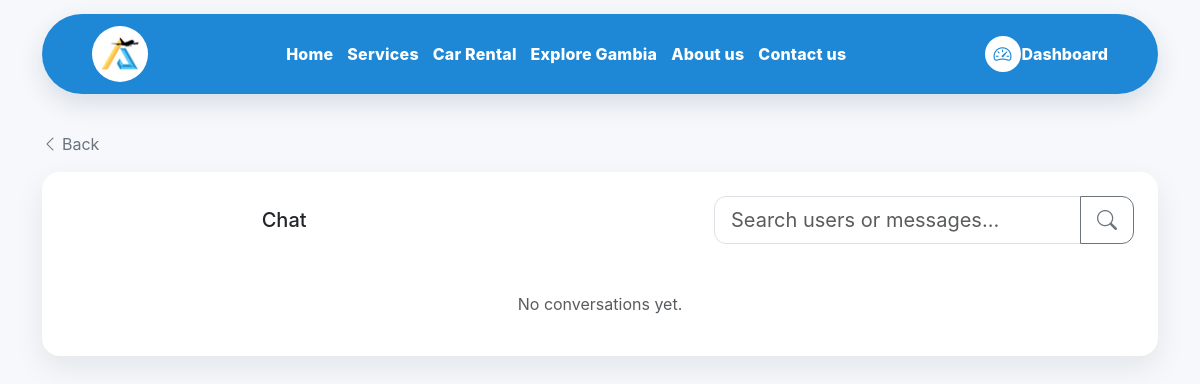
Before: /messages/ (signed in) with the older database file.
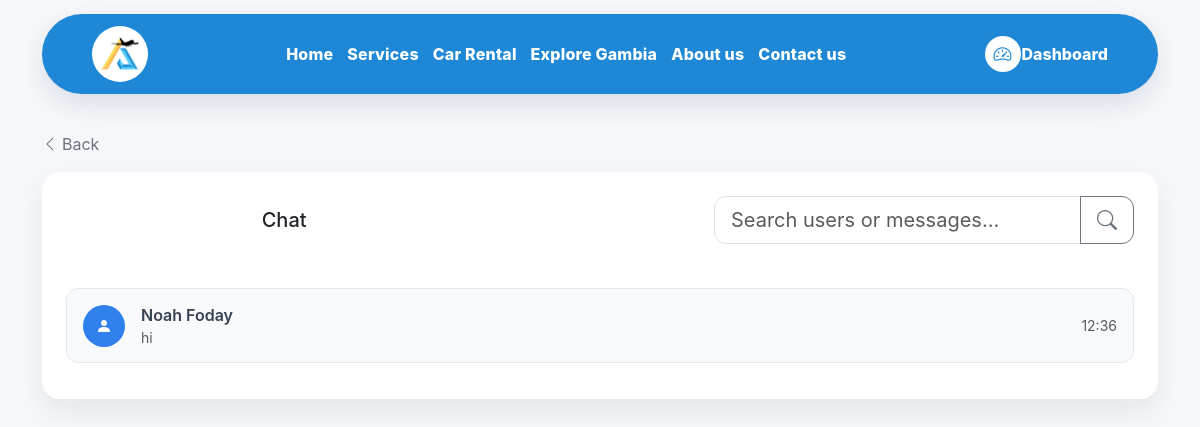
After: the same page with the newer database file.
### apps/accounts/models.py (models this page shows, shortened)
class User(AbstractUser):
    is_admin = models.BooleanField(default=False)
    phone = models.CharField(max_length=20, blank=True, null=True)

### apps/messages/views.py (the view, shortened to what this page needs)
# urls.py: path("", messages_list, name="list"),
@login_required
def messages_list(request):
    q = (request.GET.get("q") or "").strip()
    to_ids = Message.objects.filter(sender=request.user).values_list("recipient_id", flat=True)
    from_ids = Message.objects.filter(recipient=request.user).values_list("sender_id", flat=True)
    counterpart_ids = set(list(to_ids) + list(from_ids))
    counterpart_ids.discard(request.user.id)
    users_qs = (
        User.objects.filter(id__in=counterpart_ids)
        if counterpart_ids else User.objects.exclude(id=request.user.id)
    )
    users = _annotated_convo_list(users_qs, request.user)
    return render(request, "messages/messages_list.html", {"users": users, "q": q})

### apps/messages/views.py (called while the page is built)
def _annotated_convo_list(base_users_qs, me):
    convo = Message.objects.filter(
        Q(sender=me, recipient=OuterRef("pk")) |
        Q(sender=OuterRef("pk"), recipient=me)
    ).order_by("-created_at")
    last_time = Subquery(convo.values("created_at")[:1])
    last_body = Subquery(convo.values("body")[:1])
    unread_qs = (
        Message.objects
        .filter(sender=OuterRef("pk"), recipient=me, is_read=False)
        .order_by()
        .values("sender")
        .annotate(c=Count("id"))
        .values("c")
    )
    return (
        base_users_qs
        .annotate(
            last_message_at=last_time,
            last_message_body=Coalesce(last_body, Value("", output_field=TextField())),
            unread=Coalesce(Subquery(unread_qs), Value(0, output_field=IntegerField())),
        )
        .order_by("-last_message_at", "username")
    )

### apps/messages/templates/messages/messages_list.html (shortened to what this page needs)
{% extends "base.html" %}
{% load static %}
{% block extra_head %}
<link rel="stylesheet" href="{% static 'css/dashboard.css' %}">
{% endblock %}
{% block content %}
<div class="container py-4">
  {% include "includes/back_to_hub.html" %}
  <div class="card p-4 round-24" style="border-radius:18px;">
    <div class="d-flex align-items-center justify-content-between flex-wrap gap-3 mb-3">
      <h5 class="mx-auto mb-0">Chat</h5>
      <form method="get" class="ms-auto" style="max-width:420px;width:100%;">
        <div class="input-group">
          <input name="q" value="{{ q }}" class="form-control form-control-lg"
                 placeholder="Search users or messages…" aria-label="Search messages"
                 style="border-radius:12px 0 0 12px;">
          <button class="btn btn-outline-secondary btn-lg" type="submit" style="border-radius:0 12px 12px 0;">
            <i class="bi bi-search"></i>
          </button>
        </div>
      </form>
    </div>
    <div class="mt-3">
      {% for u in users %}
        <a href="{% url 'messages:thread' u.id %}" class="text-decoration-none">
          <div class="list-tile d-flex align-items-center justify-content-between">
            <div class="d-flex align-items-center gap-3">
              <div class="profile-avatar d-flex align-items-center justify-content-center"
                   style="width:42px;height:42px;border-radius:50%;background:#2f80ed;color:#fff;">
                <i class="bi bi-person-fill"></i>
              </div>
              <div>
                <div class="fw-semibold" style="color:#374151;">
                  {{ u.get_full_name|default:u.username }}
                </div>
                <div class="small text-muted">
                  {{ u.last_message_body|default_if_none:""|truncatechars:60 }}
                </div>
              </div>
            </div>
            <div class="text-end" style="min-width:70px;">
              {% if u.last_message_at %}
                <div class="small text-muted">{{ u.last_message_at|time:"H:i" }}</div>
              {% endif %}
            </div>
          </div>
        </a>
      {% empty %}
        <div class="empty text-center text-muted py-3">No conversations yet.</div>
      {% endfor %}
    </div>
  </div>
</div>
{% endblock %}

Changed rows visible on the page:
added User: get_full_name "Noah Foday", last_message_body "hi", last_message_at "12:36"
Other visible differences:
text no longer shown: "No conversations yet."
